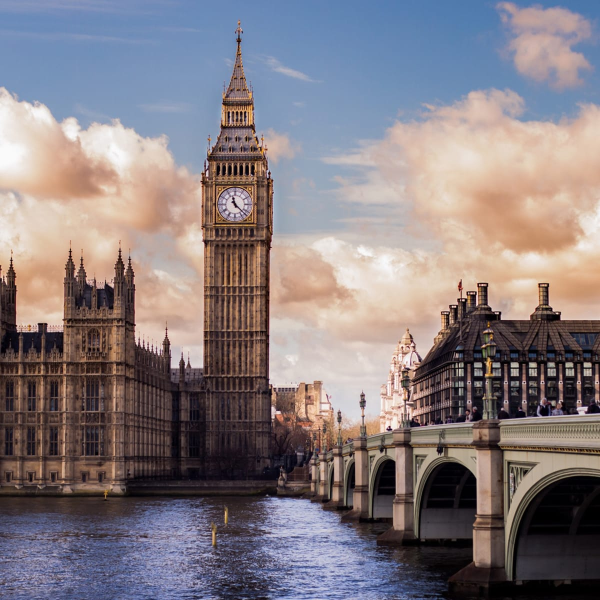
#> input picture OpenCV ile Nesne Tespiti/1-Kenar algilama/london.jpg, 1200 x 1200 px, given in place of the camera (shown at 1/2 size)
$ python Renk_ile_nesne_tespiti.py
#> lines starting #> are read from the running program, lines starting #| are printed output that depends on the picture; after the words box and inside, x2 and y2 are one past the last pixel; in counts of white or black regions, pixels touching at a corner belong together
# -*- coding: utf-8 -*-
"""
Created on Sat Feb  3 02:21:22 2024

@author: kapla
"""

import cv2
import numpy as np
from collections import deque

#◘nesne merkezini depolayacak veri tipi
buffer_size = 16
pts = deque(maxlen = buffer_size)

#mavi renk aralığı
bluelower = (84,98,0)
blueUpper =(179,255,255)

#capture
cap = cv2.VideoCapture(0)
cap.set(3,960)
cap.set(3, 480)

while True:
    success,imgOriginal = cap.read()
#> imgOriginal is the input picture: shape (1200, 1200, 3); mean B, G, R 128.4, 124, 133.2

    if success:
        #•blur
        blurred = cv2.GaussianBlur(imgOriginal, (11,11), 0)

        #hsv
        hsv = cv2.cvtColor(blurred, cv2.COLOR_BGR2HSV)
#> hsv: shape (1200, 1200, 3); mean H, S, V 67.2, 69.7, 149.5
        cv2.imshow("HSV Image", hsv)

        #mavi için maske oluştur
        mask = cv2.inRange(hsv, bluelower, blueUpper)
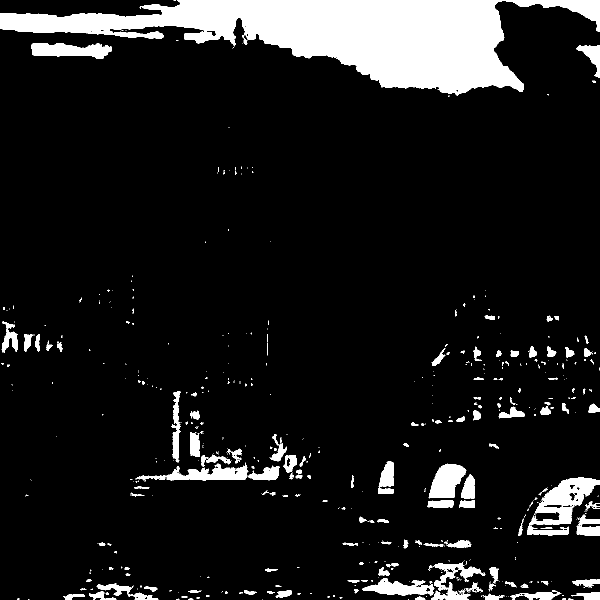
#> mask: shape (1200, 1200) (shown at 1/2 size); 10.5% white; 541 white regions (394 under 20 px), largest, box (x1, y1, x2, y2) and area: (0, 0, 1200, 191) 100283, (1054, 955, 1200, 1071) 6744, (62, 86, 224, 118) 3482
        cv2.imshow("mask Image", mask)
        #maskenin etrafında kalan gürültüleri sil
        mask=cv2.erode(mask, None, iterations=2)
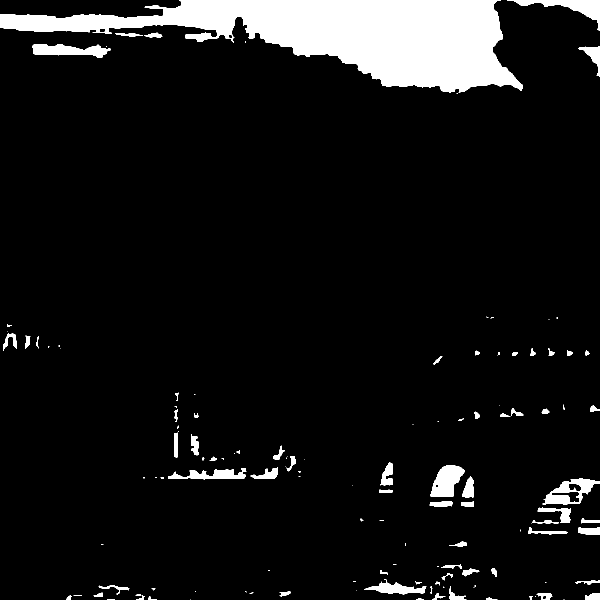
#> mask: shape (1200, 1200) (shown at 1/2 size); 8.2% white; 127 white regions (51 under 20 px), largest, box (x1, y1, x2, y2) and area: (0, 0, 1046, 186) 90248, (1014, 0, 1200, 61) 3019, (861, 930, 929, 994) 2805
        mask=cv2.dilate(mask, None,iterations=2)
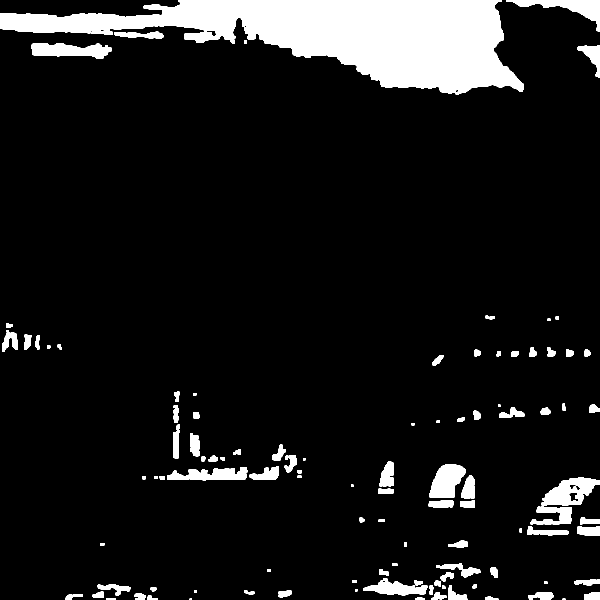
#> mask: shape (1200, 1200) (shown at 1/2 size); 9.8% white; 107 white regions (2 under 20 px)
        cv2.imshow("Mask + erozyon ve genisleme", mask)

        #kontur
        (contours,_) = cv2.findContours(mask.copy(), cv2.RETR_EXTERNAL, cv2.CHAIN_APPROX_SIMPLE)
#> contours = 107 contours, 6 with area under 20; largest, box (x1, y1, x2, y2) and area: (0, 0, 1048, 190) 94134, (1061, 955, 1200, 1049) 5622, (1012, 0, 1200, 63) 3334, (859, 928, 931, 996) 3270, (63, 86, 223, 118) 3268
        center = None

        if len(contours) > 0:

           # en buyuk konturu al
           c = max(contours, key = cv2.contourArea)
#> c = contour of 688 points, box (x1, y1, x2, y2) (0, 0, 1048, 190), area 94134

           # dikdörtgene çevir
           rect = cv2.minAreaRect(c)
#> rect = ((523.5, 94.5), (189, 1047), -90)

           ((x,y), (width,height), rotation) = rect
#> x = 523.5; y = 94.5; width = 189; height = 1047; rotation = -90

           s = "x: {}, y: {}, width: {}, height: {}, rotation: {}".format(np.round(x),np.round(y),np.round(width),np.round(height),np.round(rotation))
           print(s)
#| x: 524.0, y: 94.0, width: 189.0, height: 1047.0, rotation: -90.0

           # kutucuk
           box = cv2.boxPoints(rect)
#> box = [[1047, 189], [-5.79e-15, 189], [0, 0], [1047, 0]]
           box = np.int64(box)
#> box = [[1047, 189], [0, 189], [0, 0], [1047, 0]]

           # moment
           M = cv2.moments(c)
#> M = moments, m00 94134.5, centre m10/m00, m01/m00 = (674.3, 69.25)
           center = (int(M["m10"]/M["m00"]), int(M["m01"]/M["m00"]))
#> center = (674, 69)

           # konturu çizdir: sarı
           cv2.drawContours(imgOriginal, [box], 0, (0,255,255),2)

           # merkere bir tane nokta çizelim: pembe
           cv2.circle(imgOriginal, center, 5, (255,0,255),-1)
#> imgOriginal: shape (1200, 1200, 3); mean B, G, R 127.6, 124.5, 133.7

           # bilgileri ekrana yazdır
           cv2.putText(imgOriginal, s, (5,25), cv2.FONT_HERSHEY_COMPLEX_SMALL, 1, (255,255,255), 2)
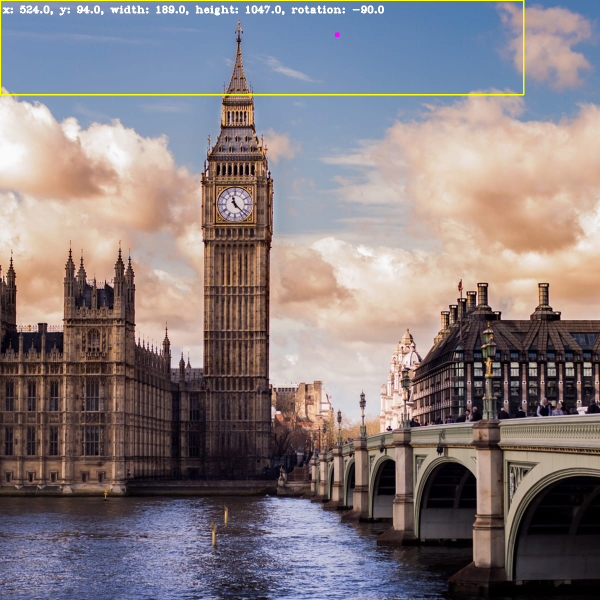
#> imgOriginal: shape (1200, 1200, 3) (shown at 1/2 size); mean B, G, R 127.9, 124.9, 134.2

           # deque
        pts.appendleft(center)

        for i in range(1, len(pts)):

            if pts[i-1] is None or pts[i] is None: continue

            cv2.line(imgOriginal, pts[i-1], pts[i],(0,255,0),3) #

        cv2.imshow("Orijinal Tespit",imgOriginal)

        if cv2.waitKey(1) & 0xFF == ord("q"):break
#> (key q is pressed here)
